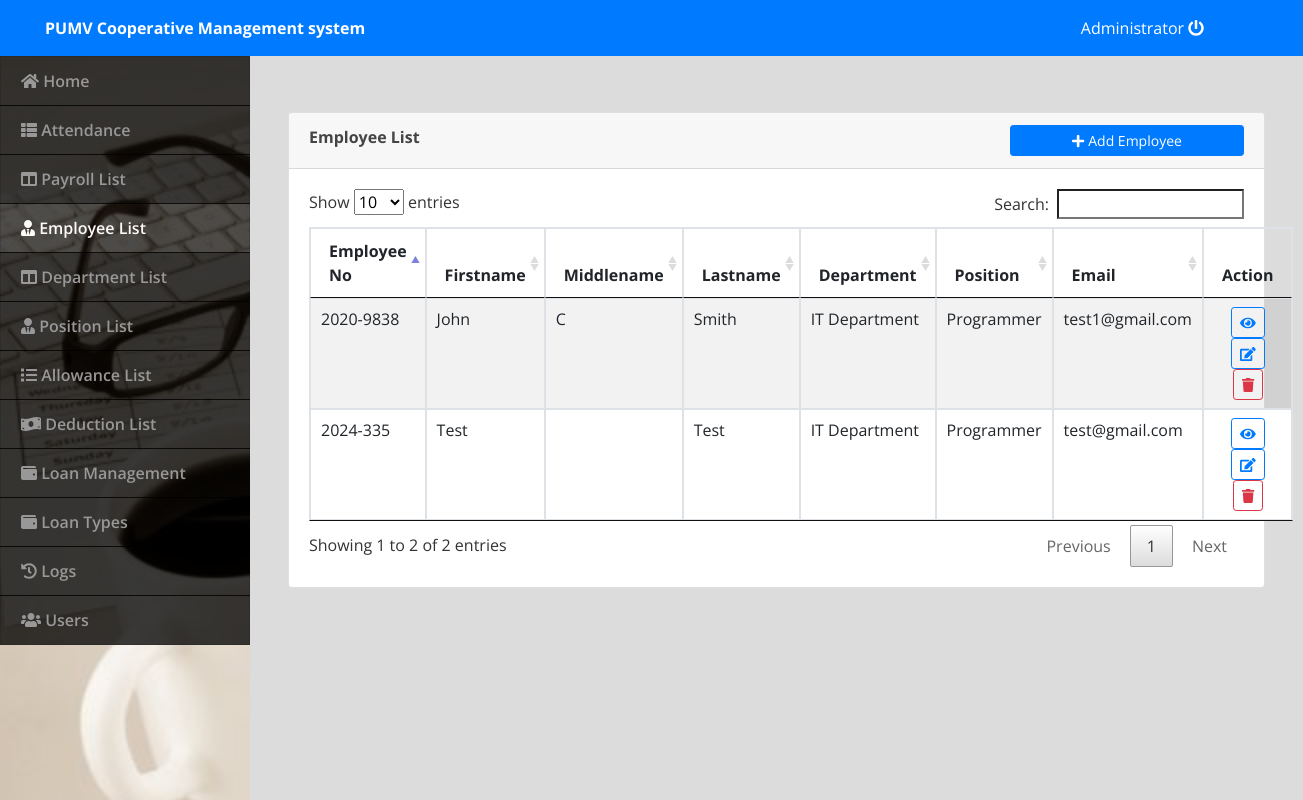
Page /index.php?page=employee (signed in) on the committed database.
### tables this page shows
CREATE TABLE `employee` (
  `id` int(20) NOT NULL,
  `employee_no` varchar(100) NOT NULL,
  `firstname` varchar(50) NOT NULL,
  `middlename` varchar(20) NOT NULL,
  `lastname` varchar(50) NOT NULL,
  `department_id` int(30) NOT NULL,
  `position_id` int(30) NOT NULL,
  `salary` double NOT NULL,
  `email` varchar(255) NOT NULL
);

### employee.php (the view, shortened to what this page needs)
<?php include('db_connect.php') ?>
		<div class="container-fluid " >
			<div class="col-lg-12">
				<br />
				<br />
				<div class="card">
					<div class="card-header">
						<span><b>Employee List</b></span>
						<button class="btn btn-primary btn-sm btn-block col-md-3 float-right" type="button" id="new_emp_btn"><span class="fa fa-plus"></span> Add Employee</button>
					</div>
					<div class="card-body">
						<table id="table" class="table table-bordered table-striped">
							<thead>
								<tr>
									<th>Employee No</th>
									<th>Firstname</th>
									<th>Middlename</th>
									<th>Lastname</th>
									<th>Department</th>
									<th>Position</th>
									<th>Email</th>
									<th>Action</th>
								</tr>
							</thead>
							<tbody>
								<?php
									$d_arr[0] = "Unset";
									$p_arr[0] = "Unset";
									$dept = $conn->query("SELECT * from department order by name asc");
										while($row=$dept->fetch_assoc()):
											$d_arr[$row['id']] = $row['name'];
										endwhile;
										$pos = $conn->query("SELECT * from position order by name asc");
										while($row=$pos->fetch_assoc()):
											$p_arr[$row['id']] = $row['name'];
										 endwhile;
									$employee_qry=$conn->query("SELECT * FROM employee") or die(mysqli_error());
									while($row=$employee_qry->fetch_array()){
								?>
								<tr>
									<td><?php echo $row['employee_no']?></td>
									<td><?php echo $row['firstname']?></td>
									<td><?php echo $row['middlename']?></td>
									<td><?php echo $row['lastname']?></td>
									<td><?php echo $d_arr[$row['department_id']]?></td>
									<td><?php echo $p_arr[$row['position_id']]?></td>
									<td><?php echo $row['email']?></td>
									<td>
										<center>
										 <button class="btn btn-sm btn-outline-primary view_employee" data-id="<?php echo $row['id']?>" type="button"><i class="fa fa-eye"></i></button>
										 <button class="btn btn-sm btn-outline-primary edit_employee" data-id="<?php echo $row['id']?>" type="button"><i class="fa fa-edit"></i></button>
										<button class="btn btn-sm btn-outline-danger remove_employee" data-id="<?php echo $row['id']?>" type="button"><i class="fa fa-trash"></i></button>
										</center>
									</td>
								</tr>
								<?php
									}
								?>
							</tbody>
						</table>
					</div>
				</div>
			</div>
		</div>

### assets/css/style.css (style rules this page uses)
body { font-family: "Open Sans", sans-serif; color: #444444; width: 100%; height: calc(100%); }

### index.php (style rules this page uses)
body { background: #80808045; }

### rows in the picture
employee: employee_no "2020-9838", firstname "John", middlename "C", lastname "Smith", department "IT Department", position "Programmer", email "test1@gmail.com"
employee: employee_no "2024-335", firstname "Test", lastname "Test", department "IT Department", position "Programmer", email "test@gmail.com"

### other values in the picture
$_SESSION['login_name'] "Administrator"
